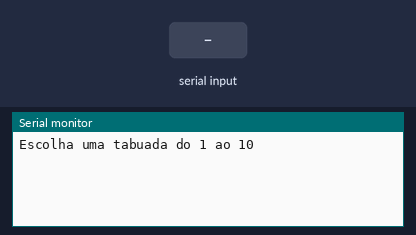
The sketch below on a simulated Arduino Uno, built with avr-gcc and run on an emulated ATmega328P. Shown: the last lines printed to the serial monitor. Inputs (shaded band) come from the test bench.

Above: at 1.2 s.
1.3 s: "90,45\n" received over Serial
At 2.7 s:
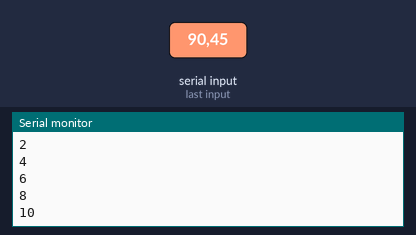
At 8.1 s:
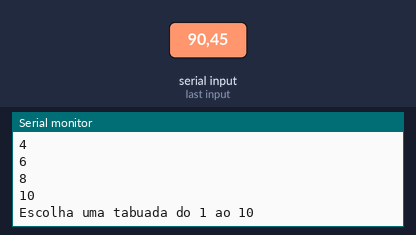
Timing chart, 0 to 8.8 s (numbered marks = the images above; inputs shaded):
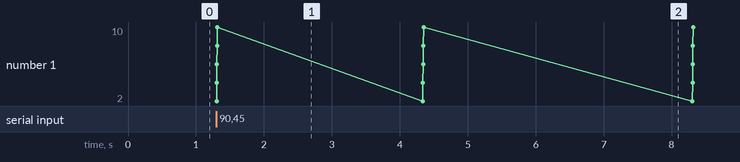

The sketch:

Tabuada_-_For.ino
```cpp
// C++ code
//Variáveis
int contadorTabuada = 0;
int tabuada = 0;

void setup()
{
  Serial.begin(9600);
}

void loop()

{
  Serial.println("Escolha uma tabuada do 1 ao 10");
  while(! Serial.available());
  tabuada = Serial.parseInt();

  for(int contadorTabuada = 1; contadorTabuada <= 10; contadorTabuada++)
  {
  tabuada = contadorTabuada * contadorTabuada++;
  Serial.println(String(contadorTabuada));
  }
  delay(3000);
}
```

Measured:
- after the input at 1.3 s, the serial monitor: prints a new line at once (image 1)
